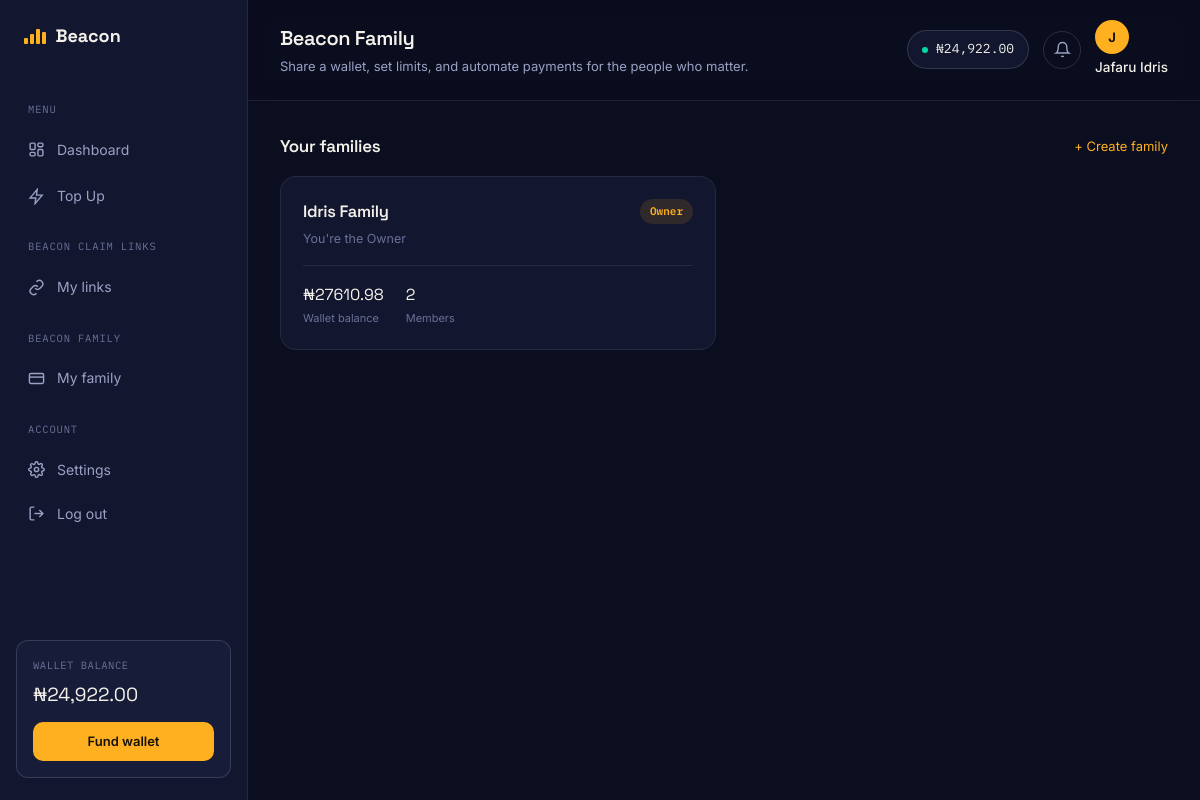
The page /commons/ (signed in) on the database its author committed.
### authentication/models.py (models this page shows, shortened)
class User(AbstractUser):
    email = models.EmailField(unique=True)
    phone_number = models.CharField(max_length=20, blank=True)
    is_email_verified = models.BooleanField(default=False)
    email_verification_token = models.CharField(max_length=100, blank=True, null=True)
    password_reset_token = models.CharField(max_length=100, blank=True, null=True)
    password_reset_expires = models.DateTimeField(blank=True, null=True)
    referral_code = models.CharField(max_length=20, unique=True, blank=True, null=True)
    referred_by = models.ForeignKey('self', on_delete=models.SET_NULL, blank=True, null=True, related_name='referrals')
    date_joined = models.DateTimeField(auto_now_add=True)
    last_login_ip = models.GenericIPAddressField(blank=True, null=True)
    transaction_pin_hash = models.CharField(
        max_length=128,
        blank=True,
        null=True,
        help_text="Hashed transaction PIN"
    )
    USERNAME_FIELD = 'email'
    REQUIRED_FIELDS = ['username']
    class Meta:
        ordering = ['-date_joined']
    def get_full_name(self):
        if self.first_name or self.last_name:
            return f"{self.first_name} {self.last_name}".strip()
        return self.username

### wallet/models.py (models this page shows, shortened)
class Wallet(models.Model):
    user = models.OneToOneField(User, on_delete=models.CASCADE, related_name='wallet')
    balance = models.DecimalField(max_digits=12, decimal_places=2, default=0.00)
    total_funded = models.DecimalField(max_digits=12, decimal_places=2, default=0.00)
    total_spent = models.DecimalField(max_digits=12, decimal_places=2, default=0.00)
    is_active = models.BooleanField(default=True)
    created_at = models.DateTimeField(auto_now_add=True)
    updated_at = models.DateTimeField(auto_now=True)
    class Meta:
        verbose_name = 'Wallet'
        verbose_name_plural = 'Wallets'

### commons/models.py (models this page shows, shortened)
class FamilyMembership(models.Model):
    class Role(models.TextChoices):
        OWNER = 'owner', 'Owner'
        ADMIN = 'admin', 'Admin'
        MEMBER = 'member', 'Member'
        VIEWER = 'viewer', 'Viewer'
    class Status(models.TextChoices):
        INVITED = 'invited', 'Invited'
        ACTIVE = 'active', 'Active'
        REMOVED = 'removed', 'Removed'
    family = models.ForeignKey(Family, on_delete=models.CASCADE, related_name='memberships')
    user = models.ForeignKey(User, on_delete=models.CASCADE, related_name='family_memberships')
    role = models.CharField(max_length=20, choices=Role.choices, default=Role.MEMBER)
    status = models.CharField(max_length=20, choices=Status.choices, default=Status.INVITED)
    invited_by = models.ForeignKey(
        User, on_delete=models.SET_NULL, null=True, blank=True, related_name='family_invites_sent',
    )
    invited_at = models.DateTimeField(auto_now_add=True)
    joined_at = models.DateTimeField(null=True, blank=True)
    removed_at = models.DateTimeField(null=True, blank=True)
    class Meta:
        unique_together = [('family', 'user')]
        ordering = ['-role', 'invited_at']

class Family(models.Model):
    name = models.CharField(max_length=100)
    owner = models.ForeignKey(User, on_delete=models.CASCADE, related_name='owned_families')
    created_at = models.DateTimeField(auto_now_add=True)
    updated_at = models.DateTimeField(auto_now=True)
    class Meta:
        verbose_name_plural = 'families'
        ordering = ['-created_at']
    @property
    def active_members(self):
        return self.memberships.filter(status=FamilyMembership.Status.ACTIVE)

class FamilyWallet(models.Model):
    family = models.OneToOneField(Family, on_delete=models.CASCADE, related_name='wallet')
    balance = models.DecimalField(max_digits=12, decimal_places=2, default=0)
    total_funded = models.DecimalField(max_digits=12, decimal_places=2, default=0)
    total_spent = models.DecimalField(max_digits=12, decimal_places=2, default=0)
    created_at = models.DateTimeField(auto_now_add=True)
    updated_at = models.DateTimeField(auto_now=True)

### commons/views.py (the view)
# urls.py: path('', views.family_list_view, name='list'),
@login_required
def family_list_view(request):
    all_memberships = request.user.family_memberships.exclude(
        status=FamilyMembership.Status.REMOVED
    ).select_related('family', 'family__wallet')
    active_memberships = [m for m in all_memberships if m.status == FamilyMembership.Status.ACTIVE]
    pending_invites = [m for m in all_memberships if m.status == FamilyMembership.Status.INVITED]
    return render(request, 'beacon_family/family_list.html', {
        'active_memberships': active_memberships,
        'pending_invites': pending_invites,
    })

### core/context_processors.py (called while the page is built)
def site_settings(request):
    return {
        'site_settings': SiteSettings.load(),
        'theme': request.session.get('theme', 'light'),
    }

def notifications_count(request):
    count = 0
    if request.user.is_authenticated:
        count = Notification.objects.filter(user=request.user, is_read=False).count()
    return {'unread_notifications': count}

### core/models.py (called while the page is built)
    @classmethod
    def load(cls):
        obj, created = cls.objects.get_or_create(pk=1)
        return obj

### templates/beacon_family/family_list.html (shortened to what this page needs)
{% extends "base.html" %}
{% load static %}
{% block page_title %}Beacon Family{% endblock %}
{% block page_subtitle %}<p>Share a wallet, set limits, and automate payments for the people who matter.</p>{% endblock %}
{% block extra_head %}
<link rel="stylesheet" href="{% static 'css/family.css' %}">
{% endblock %}
{% block content %}
<div class="section-title">
  <h2>Your families</h2>
  <a href="{% url 'beacon_family:create' %}">+ Create family</a>
</div>
{% if active_memberships %}
<div class="family-grid">
  {% for membership in active_memberships %}
  <a href="{% url 'beacon_family:dashboard' family_id=membership.family.id %}" class="family-card" style="display:block; text-decoration:none;">
    <div class="family-card-top">
      <div>
        <h3>{{ membership.family.name }}</h3>
        <div class="sub">You're the {{ membership.get_role_display }}</div>
      </div>
      <span class="role-chip role-{{ membership.role }}">{{ membership.get_role_display }}</span>
    </div>
    <div class="family-card-stats">
      <div class="stat">
        <span class="val">₦{{ membership.family.wallet.balance|default:"0.00" }}</span>
        <span class="lab">Wallet balance</span>
      </div>
      <div class="stat">
        <span class="val">{{ membership.family.active_members.count }}</span>
        <span class="lab">Members</span>
      </div>
    </div>
  </a>
  {% endfor %}
</div>
{% endif %}
{% endblock %}

### templates/base.html (shortened to what this page needs)
{% load static %}
{% load humanize %}
<!DOCTYPE html>
<html lang="en">
<head>
<link rel="stylesheet" href="{% static 'css/style.css' %}">
<link rel="stylesheet" href="{% static 'css/native.css' %}">
{% block extra_head %}{% endblock %}
</head>
<body{% block body_attrs %}{% endblock %}>
<div class="app-shell">
  <aside class="sidebar" id="sidebar">
    <div class="sidebar-top-row">
      <a href="{% url 'dashboard:index' %}" class="logo">
        <span class="bars"><span></span><span></span><span></span><span></span></span>
        Beacon
      </a>
    </div>
    <nav class="side-nav">
      <div class="nav-label">Menu</div>
      <a href="{% url 'dashboard:index' %}" class="nav-link {% if active_nav == 'dashboard' %}active{% endif %}">
        <svg viewBox="0 0 24 24" fill="none" stroke="currentColor" stroke-width="2"><rect x="3" y="3" width="7" height="9" rx="1.5"/><rect x="14" y="3" width="7" height="5" rx="1.5"/><rect x="14" y="12" width="7" height="9" rx="1.5"/><rect x="3" y="16" width="7" height="5" rx="1.5"/></svg>
        Dashboard
      </a>
      <a href="{% url 'services:list' %}" class="nav-link {% if active_nav == 'buy' %}active{% endif %}">
        <svg viewBox="0 0 24 24" fill="none" stroke="currentColor" stroke-width="2"><path d="M13 2L3 14h8l-1 8 10-12h-8l1-8z"/></svg>
        Top Up
      </a>
      <div class="nav-label">Beacon Claim Links</div>
      <a href="{% url 'links:my_links' %}" class="nav-link {% if active_nav == 'claims' %}active{% endif %}">
        <svg viewBox="0 0 24 24" fill="none" stroke="currentColor" stroke-width="2"><path d="M10 13a5 5 0 007 0l3-3a5 5 0 00-7-7l-1 1"/><path d="M14 11a5 5 0 00-7 0l-3 3a5 5 0 007 7l1-1"/></svg>
        My links
      </a>
      <div class="nav-label">Beacon Family</div>
      <a href="{% url 'beacon_family:list' %}" class="nav-link {% if active_nav == 'wallet' %}active{% endif %}">
        <svg viewBox="0 0 24 24" fill="none" stroke="currentColor" stroke-width="2"><rect x="2" y="5" width="20" height="14" rx="2"/><path d="M2 10h20"/></svg>
        My family
      </a>
      <div class="nav-label">Account</div>
      <a href="{% url 'accounts:settings' %}" class="nav-link {% if active_nav == 'settings' %}active{% endif %}">
        Settings
      </a>
      <form method="post" action="{% url 'accounts:logout' %}" class="logout-form">
        <button type="submit" class="nav-link nav-link-btn">
          <svg viewBox="0 0 24 24" fill="none" stroke="currentColor" stroke-width="2"><path d="M9 21H5a2 2 0 01-2-2V5a2 2 0 012-2h4"/><path d="M16 17l5-5-5-5"/><path d="M21 12H9"/></svg>
          Log out
        </button>
      </form>
    </nav>
    <div class="sidebar-wallet">
      <div class="label">Wallet balance</div>
      <div class="amount">₦{{ user.wallet.balance|intcomma }}</div>
      <a href="{% url 'wallet:fund' %}" class="btn btn-primary btn-sm">Fund wallet</a>
    </div>
  </aside>
  <div class="app-main">
    <header class="app-topbar">
      <div class="topbar-title">
        <h1>{% block page_title %}Dashboard{% endblock %}</h1>
        {% block page_subtitle %}{% endblock %}
      </div>
      <div class="topbar-actions">
        <div class="wallet-chip">
          <span class="dot"></span> ₦{{ user.wallet.balance|intcomma }}
        </div>
        <a href="{% url 'notifications:list' %}" class="icon-btn" aria-label="Notifications">
          <svg viewBox="0 0 24 24" fill="none" stroke="currentColor" stroke-width="2"><path d="M18 8a6 6 0 00-12 0c0 7-3 9-3 9h18s-3-2-3-9"/><path d="M13.7 21a2 2 0 01-3.4 0"/></svg>
        </a>
        <div class="user-chip">
          <a href="{% url 'accounts:profile' %}">
            <div class="avatar">{{ user.get_full_name|slice:":1"|default:"U" }}</div>
            <span class="uname">{{ user.get_full_name|default:"Account" }}</span>
          </a>
        </div>
      </div>
    </header>
    <main class="app-content">
      {% block content %}{% endblock %}
    </main>
  </div>
</div>
</body>
</html>

### static/css/style.css (style rules this page uses)
:root { --bg:#0B0E1F; --bg-elev:#12162E; --bg-elev-2:#171C38; --text:#F3F1EA; --text-dim:#9CA1C4; --text-dimmer:#6B7098; --amber:#FFB020; --mint:#00D9A3; --violet:#7C6CFF; --danger:#FF6B6B; --border:rgba(255,255,255,0.08); --border-strong:rgba(255,255,255,0.14); --radius:14px; --sidebar-w:248px; }
* { margin:0;padding:0;box-sizing:border-box; }
body { background:var(--bg); color:var(--text); font-family:'Inter',sans-serif; line-height:1.6; }
h1,h2,h3,h4 { font-family:'Space Grotesk',sans-serif; font-weight:600; letter-spacing:-0.02em; }
a { color:inherit; text-decoration:none; }
button { font-family:inherit; cursor:pointer; }
.app-shell { display:flex; min-height:100vh; }
.logo { display:flex; align-items:center; gap:10px; font-family:'Space Grotesk'; font-weight:700; font-size:18px; padding:0 8px; }
.logo .bars { display:flex; align-items:flex-end; gap:2.5px; height:15px; }
.logo .bars span { width:3.5px; background:var(--amber); border-radius:1px; animation:barpulse 1.8s ease-in-out infinite; }
.logo .bars span:nth-child(1) { height:40%; }
.logo .bars span:nth-child(2) { height:65%; animation-delay:.2s; }
.logo .bars span:nth-child(3) { height:100%; animation-delay:.4s; }
.logo .bars span:nth-child(4) { height:80%; animation-delay:.6s; }
.sidebar { width:var(--sidebar-w); flex-shrink:0; background:var(--bg-elev); border-right:1px solid var(--border); display:flex; flex-direction:column; padding:22px 16px; position:sticky; top:0; height:100vh; }
.side-nav { margin-top:32px; display:flex; flex-direction:column; gap:2px; flex:1; }
.nav-label { font-family:'IBM Plex Mono'; font-size:10.5px; letter-spacing:.08em; text-transform:uppercase; color:var(--text-dimmer); padding:18px 12px 8px; }
.nav-link { display:flex; align-items:center; gap:12px; padding:11px 12px; border-radius:10px; font-size:14px; color:var(--text-dim); transition:background .15s, color .15s; }
.nav-link svg { width:17px; height:17px; flex-shrink:0; }
.logout-form { margin:0; }
.nav-link-btn { width:100%; text-align:left; background:none; border:none; }
.sidebar-wallet { background:var(--bg-elev-2); border:1px solid var(--border-strong); border-radius:12px; padding:16px; margin-top:12px; }
.sidebar-wallet .label { font-family:'IBM Plex Mono'; font-size:10.5px; color:var(--text-dimmer); text-transform:uppercase; letter-spacing:.05em; margin-bottom:6px; }
.sidebar-wallet .amount { font-family:'Space Grotesk'; font-size:19px; margin-bottom:12px; }
.sidebar-top-row { display:flex; align-items:center; justify-content:space-between; padding:0 8px; }
.sidebar-top-row .logo { padding:0; }
.app-main { flex:1; min-width:0; }
.app-topbar { display:flex; align-items:center; gap:18px; padding:20px 32px; border-bottom:1px solid var(--border); position:sticky; top:0; background:rgba(11,14,31,0.85); backdrop-filter:blur(10px); z-index:50; }
.topbar-title { flex:1; }
.topbar-title h1 { font-size:20px; }
.topbar-title p { font-size:13px; color:var(--text-dim); margin-top:2px; }
.topbar-actions { display:flex; align-items:center; gap:14px; }
.wallet-chip { display:flex; align-items:center; gap:8px; font-family:'IBM Plex Mono'; font-size:13px; background:var(--bg-elev); border:1px solid var(--border-strong); padding:8px 14px; border-radius:999px; }
.wallet-chip .dot { width:6px; height:6px; border-radius:50%; background:var(--mint); }
.icon-btn { width:38px; height:38px; border-radius:50%; border:1px solid var(--border-strong); background:none; color:var(--text-dim); display:flex; align-items:center; justify-content:center; }
.icon-btn svg { width:17px; height:17px; }
.user-chip { display:flex; align-items:center; gap:9px; }
.avatar { width:34px; height:34px; border-radius:50%; background:var(--amber); color:#171106; display:flex; align-items:center; justify-content:center; font-weight:700; font-size:13px; text-transform:uppercase; }
.uname { font-size:13.5px; font-weight:500; }
.app-content { padding:32px; }
.btn { display:inline-flex; align-items:center; justify-content:center; gap:8px; padding:12px 20px; border-radius:10px; font-size:14px; font-weight:600; border:none; transition:transform .15s, box-shadow .15s; }
.btn-primary { background:var(--amber); color:#171106; }
.btn-sm { padding:9px 14px; font-size:13px; width:100%; }
.section-title { display:flex; align-items:center; justify-content:space-between; margin-bottom:16px; }
.section-title h2 { font-size:17px; }
.section-title a { font-size:13px; color:var(--amber); }

### rows shown on the page
User: wallet.balance "24,922.00", get_full_name "J", get_full_name "Jafaru Idris"
FamilyMembership: family.name "Idris Family", role "Owner", family.wallet.balance "27610.98", family.active_members.count "2"
